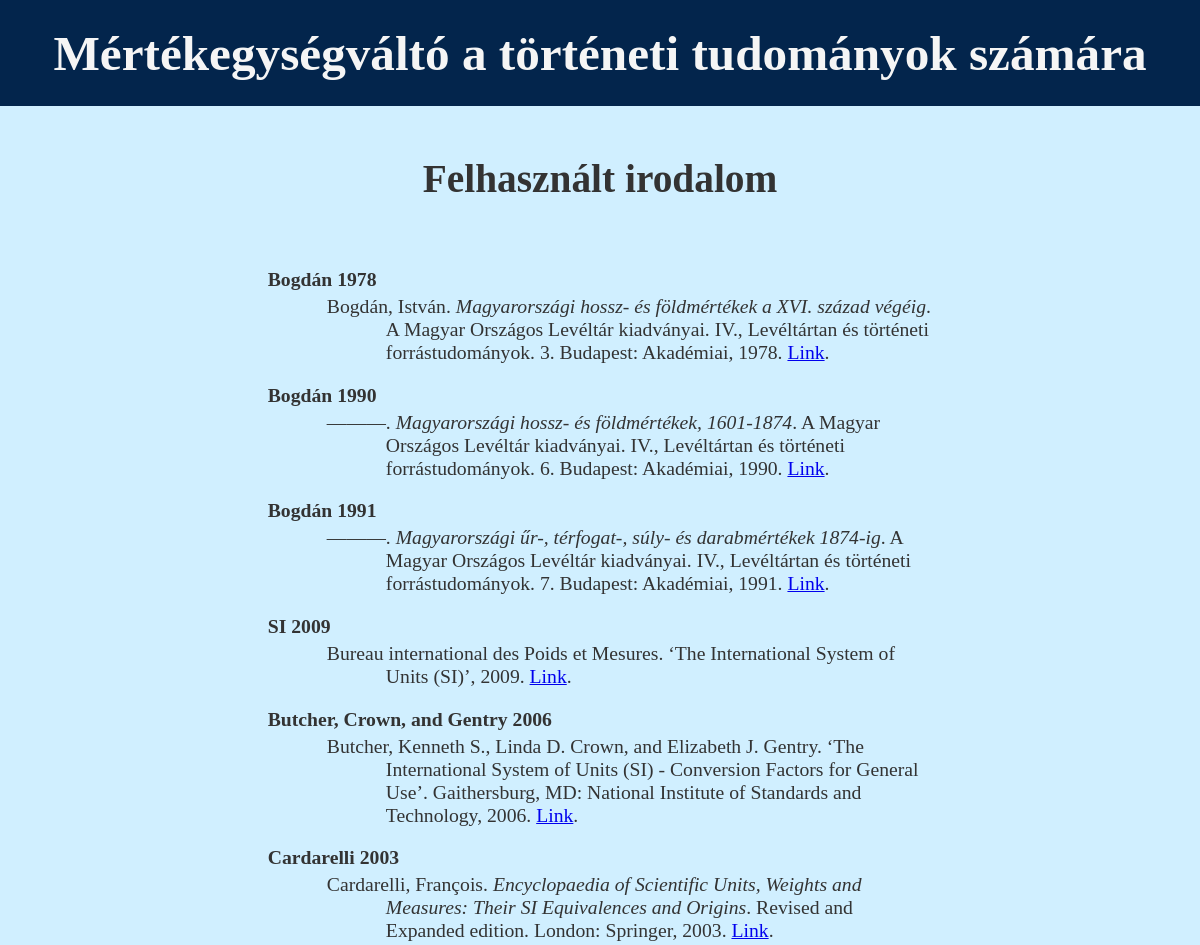
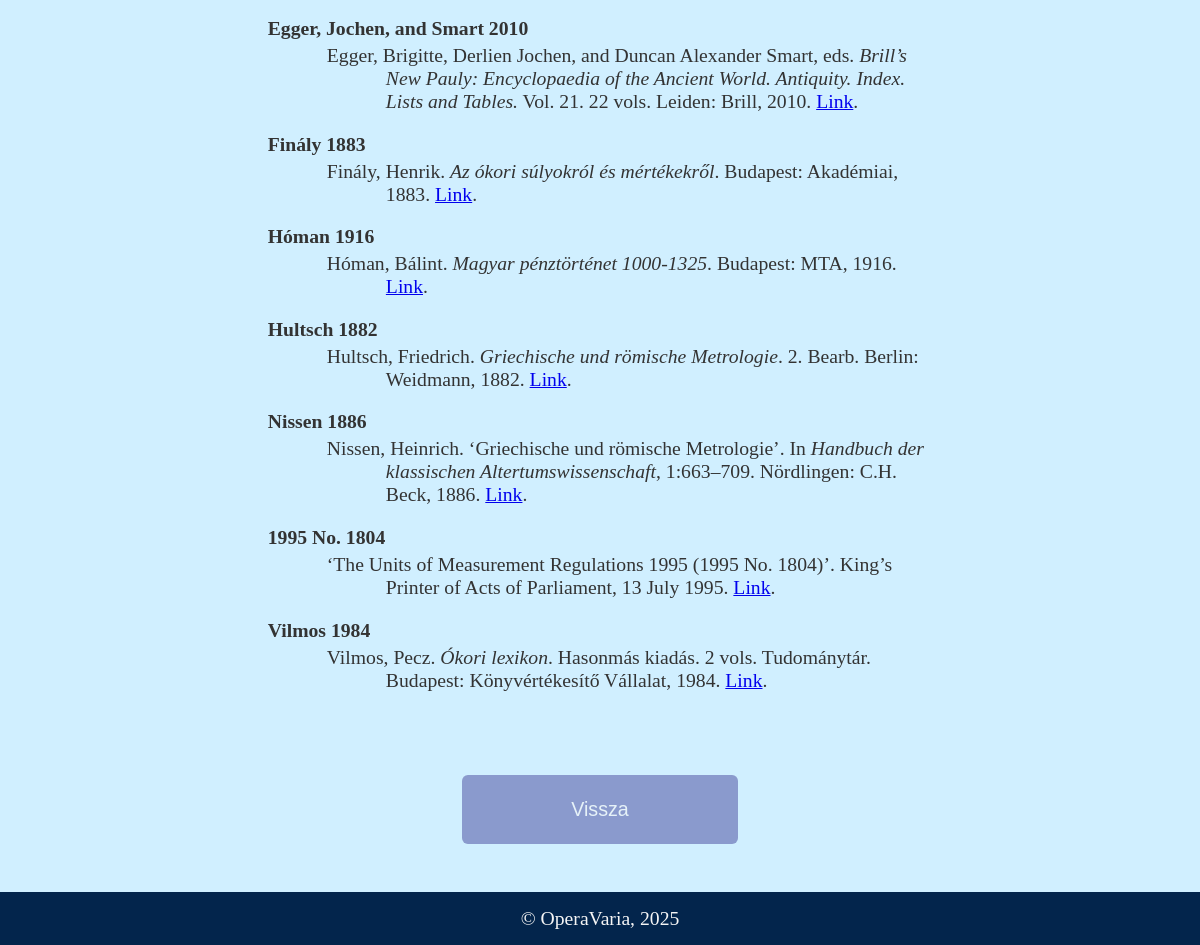
The app's page /about/sources with its own data (2 pictures, top to bottom).
### tables this page shows
CREATE TABLE "source_list" (
	"author_date"	TEXT NOT NULL UNIQUE,
	"bibl_entry"	TEXT NOT NULL,
	"link"	TEXT NOT NULL,
	"html"	TEXT NOT NULL,
	PRIMARY KEY("author_date")
);

### ucw_flask_app.py (the view)
@app.route("/about/sources")
def sources():
    locale = get_locale()
    source_dict = source_dict_setup()
    return render_template("sources.html", locale=locale, current_year=current_year,
                           source_dict=source_dict)

### py_backend/fetch_functions.py (called while the page is built)
def fetch_dict(command, param):
    value_dict = {}
    con = sqlite3.connect("database/unit_database.db")
    cur = con.cursor()
    for key, value in cur.execute(command, param):
        value_dict[key] = value
    con.close()
    return value_dict

### py_backend/setup_functions.py (called while the page is built)
def source_dict_setup():
    command = "SELECT author_date, html FROM source_list"
    param = ()
    source_dict = fetch_dict(command, param)
    return source_dict

### ucw_flask_app.py (called while the page is built)
def get_locale():
    if "locale" in session:
        locale = session["locale"]
    else:
        loc_best = request.accept_languages.best_match(app.config["LANGUAGES"].keys())
        if loc_best is None:
            locale = "en"
        else:
            locale = loc_best
    return locale

### templates/sources.html
{% extends "base.html" %}
{% block main %}
<main class="container about-page">
  <div class="item title" role="none">
    <h1>{{ _("Felhasznált irodalom") }}</h1>
  </div>
  <article class="item bibl-text" title="{{ _('Lista') }}">
    <dl>
      {% for author_date, entry in source_dict.items() %}
      <dt>{{author_date}}</dt>
        <dd>{{entry|safe}}</dd>
      {% endfor %}
    </dl>
  </article>
  <nav class="item full-wide buttons" title="{{ _('Gombok') }}">
    <button data-target="/about" class="link-btn normal">{{ _("Vissza") }}</button>
  </nav>
</main>
{% endblock main %}
{% block footer %}
<p class="footer-text" role="none">
  &copy; OperaVaria, {{current_year}}
</p>
{% endblock footer %}

### templates/base.html (shortened to what this page needs)
<!DOCTYPE html>
<html lang="{{locale}}">
  <head>
    <link
      rel="stylesheet"
      href="{{ url_for('static', filename='css/choices.css') }}">
    <link
      rel="stylesheet"
      href="{{ url_for('static', filename='css/style.css') }}">
  </head>
<body>
    <header class="header container horizontal">
      <h1 data-target="/" class="header-text link-btn anim-link">
        {{ _("Mértékegység&shy;váltó a történeti tudományok számára") }}
      </h1>
    </header>
    {% block main %}{% endblock main %}
    <footer class="footer container horizontal">
      {% block footer %}{% endblock footer %}
    </footer>
  </body>
</html>

### static/css/style.css (style rules this page uses)
html { color: #333333; font-family: Georgia, serif; font-size: calc(15px + 0.390625vw); text-align: center; }
body { background-attachment: fixed; background-color: #d0efff; background-position: top left; background-repeat: no-repeat; margin: auto; }
* { box-sizing: border-box; margin: 0; padding: 0; }
.header { background-color: #03254c; color: #f5f5f5; overflow: hidden; position: sticky; top: 0; transition: 0.4s linear; width: 100%; z-index: 2; }
.footer { background-color: #03254c; bottom: 0; color: #f5f5f5; overflow: hidden; position: sticky; transition: 0.4s linear; width: 100%; z-index: 2; }
.container { align-content: center; align-items: center; display: flex; justify-content: center; }
.horizontal { flex-flow: row wrap; gap: 1vh 1vw; }
.about-page { flex-flow: column wrap; gap: 2vh 1vw; margin: 2vh 1vw; }
.item { padding: 2vh 1vw; }
.title { flex-basis: 100%; margin: 1.5vw; max-width: 80vw; }
.full-wide { flex-basis: 100%; }
.buttons { margin: 2vh 0; }
dt { font-weight: bold; margin-bottom: 0.2em; }
dd { margin-bottom: 1em; margin-left: 6em; text-indent: -3em; }
.bibl-text { width: 70ch; max-width: 70vw; text-align: start; }
.header-text { font-size: 2.5em; padding: 0.5em; }
.footer-text { font-size: 1em; padding: 0.75em; }
button { background-color: #5d63ac; border-radius: 0.3em; border: none; color: #f5f5f5; cursor: pointer; opacity: 0.6; text-align: center; transition: 0.4s; }
button.normal { font-size: 1em; height: 3.5em; width: 14em; }
.anim-link { cursor: pointer; transition: 0.4s; }

### records on screen
source_list: author_date "Bogdán 1978", html "Bogdán, István. Magyarországi hossz- és földmértékek a XVI. század végéig . A Magyar Országos Levéltár kiadványai. IV., Levéltártan és történeti forrástudományok. 3. Budapest: Akadémiai, 1978. Link ."
source_list: author_date "Bogdán 1990", html "———. Magyarországi hossz- és földmértékek, 1601-1874 . A Magyar Országos Levéltár kiadványai. IV., Levéltártan és történeti forrástudományok. 6. Budapest: Akadémiai, 1990. Link ."
source_list: author_date "Bogdán 1991", html "———. Magyarországi űr-, térfogat-, súly- és darabmértékek 1874-ig . A Magyar Országos Levéltár kiadványai. IV., Levéltártan és történeti forrástudományok. 7. Budapest: Akadémiai, 1991. Link ."
source_list: author_date "SI 2009", html "Bureau international des Poids et Mesures. ‘The International System of Units (SI)’, 2009. Link ."
source_list: author_date "Butcher, Crown, and Gentry 2006", html "Butcher, Kenneth S., Linda D. Crown, and Elizabeth J. Gentry. ‘The International System of Units (SI) - Conversion Factors for General Use’. Gaithersburg, MD: National Institute of Standards and Technology, 2006. Link ."
source_list: author_date "Cardarelli 2003", html "Cardarelli, François. Encyclopaedia of Scientific Units, Weights and Measures: Their SI Equivalences and Origins . Revised and Expanded edition. London: Springer, 2003. Link ."
source_list: author_date "Egger, Jochen, and Smart 2010", html "Egger, Brigitte, Derlien Jochen, and Duncan Alexander Smart, eds. Brill’s New Pauly: Encyclopaedia of the Ancient World. Antiquity. Index. Lists and Tables. Vol. 21. 22 vols. Leiden: Brill, 2010. Link ."
source_list: author_date "Finály 1883", html "Finály, Henrik. Az ókori súlyokról és mértékekről . Budapest: Akadémiai, 1883. Link ."
source_list: author_date "Hóman 1916", html "Hóman, Bálint. Magyar pénztörténet 1000-1325 . Budapest: MTA, 1916. Link ."
source_list: author_date "Hultsch 1882", html "Hultsch, Friedrich. Griechische und römische Metrologie . 2. Bearb. Berlin: Weidmann, 1882. Link ."
source_list: author_date "Nissen 1886", html "Nissen, Heinrich. ‘Griechische und römische Metrologie’. In Handbuch der klassischen Altertumswissenschaft , 1:663–709. Nördlingen: C.H. Beck, 1886. Link ."
source_list: author_date "1995 No. 1804", html "‘The Units of Measurement Regulations 1995 (1995 No. 1804)’. King’s Printer of Acts of Parliament, 13 July 1995. Link ."
source_list: author_date "Vilmos 1984", html "Vilmos, Pecz. Ókori lexikon . Hasonmás kiadás. 2 vols. Tudománytár. Budapest: Könyvértékesítő Vállalat, 1984. Link ."

### other values on screen
{{ current_year }} "2025"
